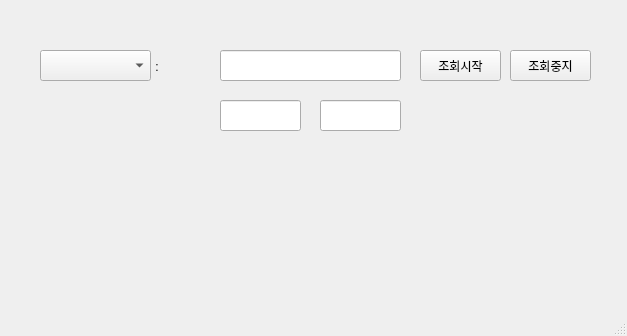
<?xml version="1.0" encoding="UTF-8"?>
<ui version="4.0">
 <class>MainWindow</class>
 <widget class="QMainWindow" name="MainWindow">
  <property name="geometry">
   <rect>
    <x>0</x>
    <y>0</y>
    <width>627</width>
    <height>336</height>
   </rect>
  </property>
  <property name="windowTitle">
   <string>빗썸 시세조회기</string>
  </property>
  <property name="windowIcon">
   <iconset>
    <normaloff>iconfinder_chart_stock_63991.png</normaloff>iconfinder_chart_stock_63991.png</iconset>
  </property>
  <widget class="QWidget" name="centralwidget">
   <widget class="QPushButton" name="btnStart">
    <property name="geometry">
     <rect>
      <x>420</x>
      <y>50</y>
      <width>81</width>
      <height>31</height>
     </rect>
    </property>
    <property name="text">
     <string>조회시작</string>
    </property>
   </widget>
   <widget class="QLineEdit" name="lineEdit">
    <property name="geometry">
     <rect>
      <x>220</x>
      <y>50</y>
      <width>181</width>
      <height>31</height>
     </rect>
    </property>
   </widget>
   <widget class="QLabel" name="label">
    <property name="geometry">
     <rect>
      <x>90</x>
      <y>40</y>
      <width>131</width>
      <height>51</height>
     </rect>
    </property>
    <property name="text">
     <string>            가격 :</string>
    </property>
   </widget>
   <widget class="QPushButton" name="btnStop">
    <property name="geometry">
     <rect>
      <x>510</x>
      <y>50</y>
      <width>81</width>
      <height>31</height>
     </rect>
    </property>
    <property name="text">
     <string>조회중지</string>
    </property>
   </widget>
   <widget class="QLineEdit" name="priceUp">
    <property name="geometry">
     <rect>
      <x>220</x>
      <y>100</y>
      <width>81</width>
      <height>31</height>
     </rect>
    </property>
    <property name="palette">
     <palette>
      <active>
       <colorrole role="Text">
        <brush brushstyle="SolidPattern">
         <color alpha="255">
          <red>255</red>
          <green>0</green>
          <blue>0</blue>
         </color>
        </brush>
       </colorrole>
      </active>
      <inactive>
       <colorrole role="Text">
        <brush brushstyle="SolidPattern">
         <color alpha="255">
          <red>255</red>
          <green>0</green>
          <blue>0</blue>
         </color>
        </brush>
       </colorrole>
      </inactive>
      <disabled>
       <colorrole role="Text">
        <brush brushstyle="SolidPattern">
         <color alpha="255">
          <red>120</red>
          <green>120</green>
          <blue>120</blue>
         </color>
        </brush>
       </colorrole>
      </disabled>
     </palette>
    </property>
    <property name="alignment">
     <set>Qt::AlignCenter</set>
    </property>
   </widget>
   <widget class="QLineEdit" name="priceDown">
    <property name="geometry">
     <rect>
      <x>320</x>
      <y>100</y>
      <width>81</width>
      <height>31</height>
     </rect>
    </property>
    <property name="palette">
     <palette>
      <active>
       <colorrole role="Text">
        <brush brushstyle="SolidPattern">
         <color alpha="255">
          <red>0</red>
          <green>0</green>
          <blue>255</blue>
         </color>
        </brush>
       </colorrole>
      </active>
      <inactive>
       <colorrole role="Text">
        <brush brushstyle="SolidPattern">
         <color alpha="255">
          <red>0</red>
          <green>0</green>
          <blue>255</blue>
         </color>
        </brush>
       </colorrole>
      </inactive>
      <disabled>
       <colorrole role="Text">
        <brush brushstyle="SolidPattern">
         <color alpha="255">
          <red>120</red>
          <green>120</green>
          <blue>120</blue>
         </color>
        </brush>
       </colorrole>
      </disabled>
     </palette>
    </property>
    <property name="alignment">
     <set>Qt::AlignCenter</set>
    </property>
   </widget>
   <widget class="QComboBox" name="comboBox">
    <property name="geometry">
     <rect>
      <x>40</x>
      <y>50</y>
      <width>111</width>
      <height>31</height>
     </rect>
    </property>
   </widget>
  </widget>
  <widget class="QMenuBar" name="menubar">
   <property name="geometry">
    <rect>
     <x>0</x>
     <y>0</y>
     <width>627</width>
     <height>31</height>
    </rect>
   </property>
  </widget>
  <widget class="QStatusBar" name="statusbar"/>
 </widget>
 <resources/>
 <connections/>
</ui>
